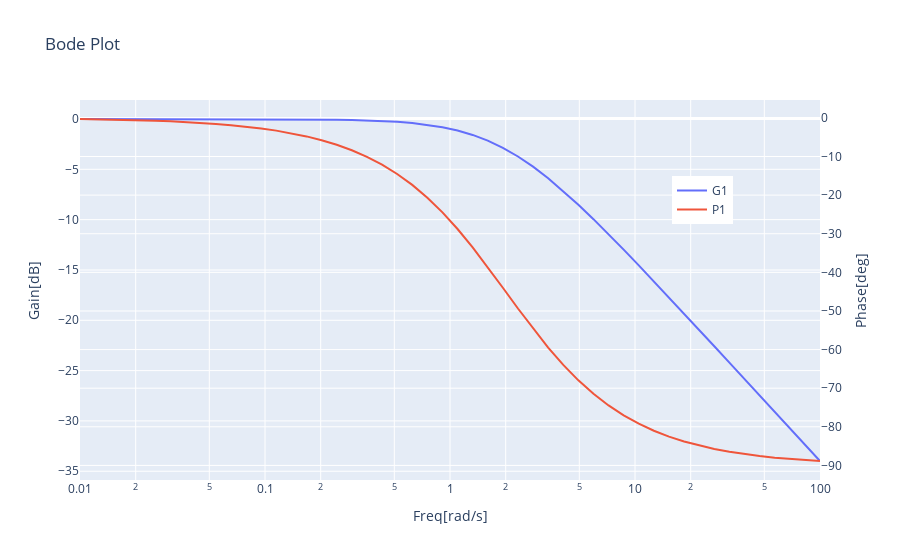

The notebook cell this image was saved under:
### Markdown cell above
## ボード線図

### Code cell
data_bode = [
    plotly.graph_objects.Scatter(x=w, y=20*np.log10(gain), name="G1"),
    plotly.graph_objects.Scatter(x=w, y=phase*180/np.pi, name="P1", yaxis='y2'),
]
layout_bode = plotly.graph_objs.Layout(
    title="Bode Plot",
    legend={"x":0.8, "y":0.8},
    xaxis={"title":"Freq[rad/s]"},
    yaxis={"title":"Gain[dB]"},
    yaxis2={"title":"Phase[deg]", "overlaying":"y", "side":"right"},

)
fig_bode = plotly.graph_objs.Figure(data=data_bode, layout=layout_bode)
fig_bode.update_xaxes(type="log")
plotly.offline.iplot(fig_bode)
